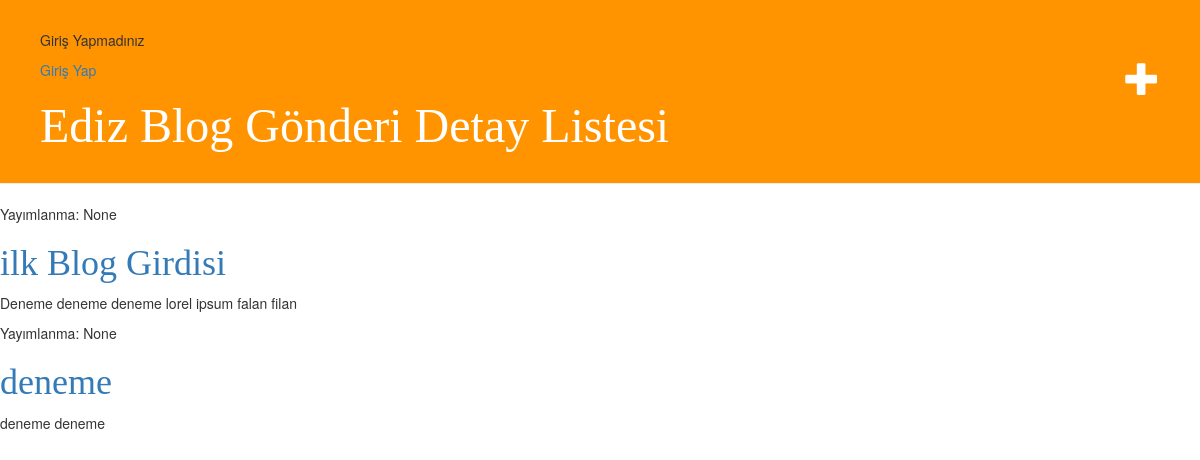
The app's page /, older data.
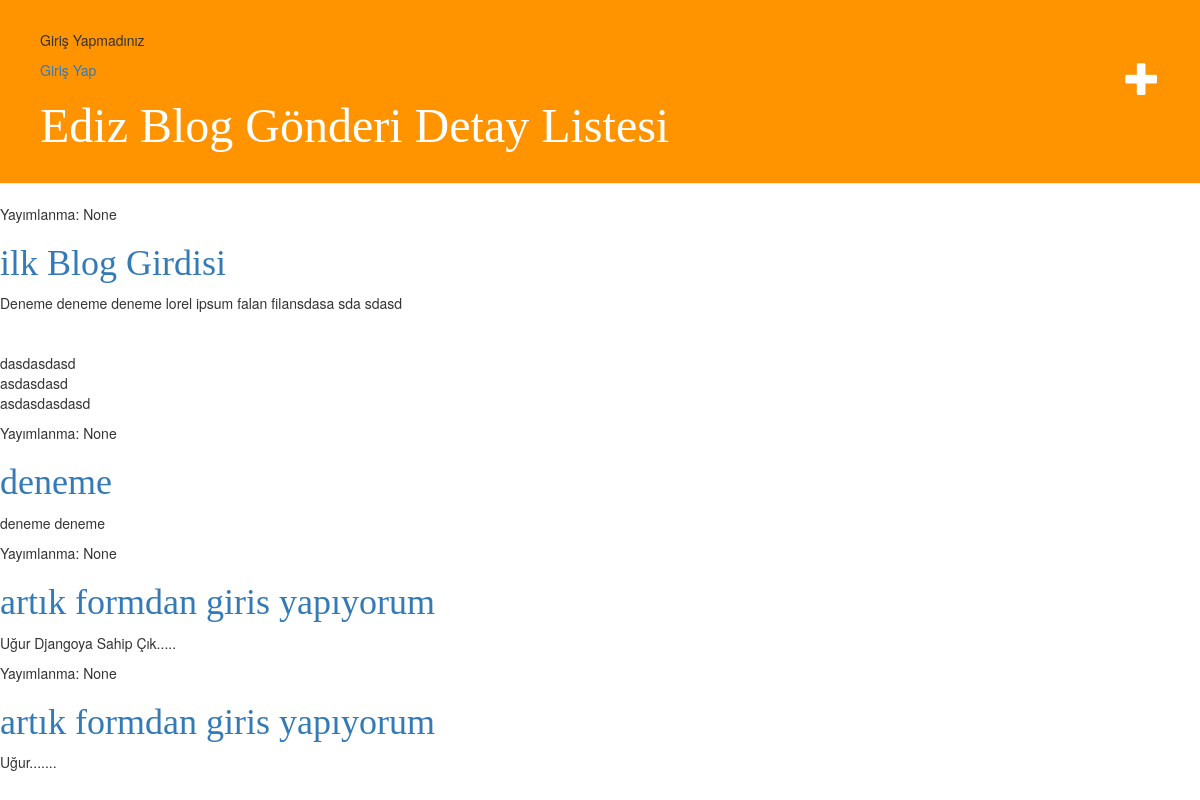
The same page, newer data.
### EdizBlog/models.py (models this page shows, shortened)
class Gonderi(models.Model):
    yazar = models.ForeignKey('auth.User', on_delete=models.CASCADE)
    baslik = models.CharField(max_length=200)
    yazi = models.TextField()
    olus_zamani = models.DateTimeField(
            default=timezone.now)
    yayim_zamani = models.DateTimeField(
            blank=True, null=True)

### EdizBlog/views.py (the view)
# urls.py: path('', views.gonderi_liste, name='gonderi_liste'),
def gonderi_liste(request):
    Gonderiler =  Gonderi.objects.order_by('olus_zamani')
    return render(request, 'gonderi/gonderiliste.html', {"Gonderiler":Gonderiler})

### EdizBlog/templates/gonderi/gonderiliste.html
{% extends 'gonderi/base.html' %}
{% block title %} Gönderi Detay Listesi {% endblock %}
{% block content %}
{% for Gonderi in Gonderiler %}
    <div>
        <p>Yayımlanma: {{ Gonderi.yayim_zamani }}</p>
        <h1><a href="{% url 'gonderi_detay' pk=Gonderi.pk %}">{{ Gonderi.baslik }}</a></h1>
        <p>{{ Gonderi.yazi|linebreaksbr }}</p>
    </div>
{% endfor %}
{% endblock %}

### EdizBlog/templates/gonderi/base.html
{% load static %}
<html>
<head>
<link rel="stylesheet" href="//maxcdn.bootstrapcdn.com/bootstrap/3.2.0/css/bootstrap.min.css">
<link rel="stylesheet" href="//maxcdn.bootstrapcdn.com/bootstrap/3.2.0/css/bootstrap-theme.min.css">
<link rel="stylesheet" href="{% static 'css/benim.css' %}">
</head>
<body>
<div class="page-header">
{% if user.is_authenticated %}
  Merhaba {{ user.username }}!
  <p><a href="{% url 'logout' %}">logout</a></p>
{% else %}
  <p>Giriş Yapmadınız</p>
  <a href="{% url 'login' %}">Giriş Yap</a>
{% endif %}
<a href="{% url 'yeni_gonderi' %}" class="top-menu"><span class="glyphicon glyphicon-plus"></span></a>
    <h1><a href="/">Ediz Blog {% block title %}---{% endblock %} </a></h1>
</div>
{% block content %}
{% endblock %}
</body>
</html>

### EdizBlog/static/css/benim.css (style rules this page uses)
.page-header { background-color: #ff9400; margin-top: 0; padding: 30px 20px 20px 40px; }
.page-header h1, .page-header h1 a, .page-header h1 a:visited, .page-header h1 a:active { color: #ffffff; font-size: 36pt; text-decoration: none; }
h1, h2, h3, h4 { font-family: 'Lobster', cursive; }
.top-menu, .top-menu:hover, .top-menu:visited { color: #ffffff; float: right; font-size: 26pt; margin-right: 20px; }

Row changes from the older to the newer data that the page shows:
changed Gonderi "ilk Blog Girdisi": yazi "Deneme deneme deneme lorel ipsum falan filan" → "Deneme deneme deneme lorel ipsum falan filansdasa sda sdasd dasdasdasd asdasdasd asdasdasdasd"
added Gonderi: yayim_zamani "None", baslik "artık formdan giris yapıyorum", yazi "Uğur Djangoya Sahip Çık....."
added Gonderi: yayim_zamani "None", baslik "artık formdan giris yapıyorum", yazi "Uğur......."
